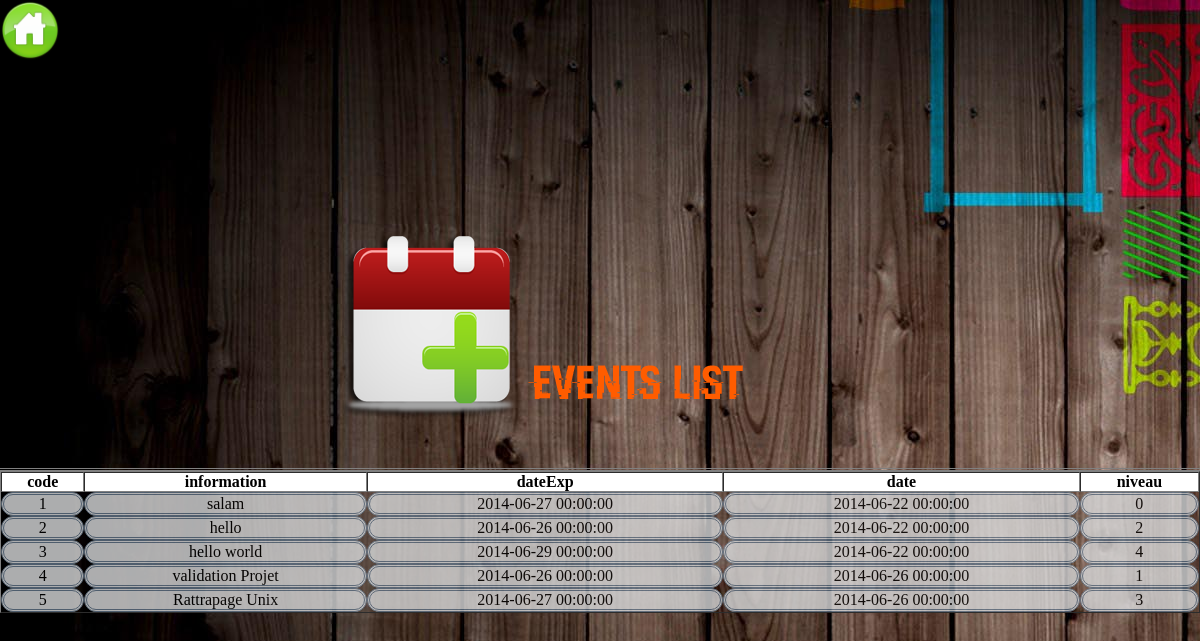
The page /ProjetSi/ListeDesEvenementsComputer.php on the database its author committed.
### tables this page shows
CREATE TABLE `evenement` (
  `code` int(11) NOT NULL,
  `information` varchar(100) DEFAULT NULL,
  `dateExp` datetime DEFAULT NULL,
  `date` datetime DEFAULT NULL,
  `niveau` int(11) DEFAULT NULL,
  PRIMARY KEY (`code`)
);

### ProjetSi/lib/Database.php (called while the page is built, shortened)
<?php
class Database{
	private $db;
	public function Database($host,$source,$user,$password){
		$this->url="mysql:host=$host;dbname=$source";
		try{
			$this->db=new PDO($this->url,$user,$password);
		}
		catch(PDOException $e){
			echo "Erreur de connexion :" . $e->Message();
		}
	}
	public function selectAll($tablename){
		$req="SELECT * FROM $tablename";
		$rs=$this->db->query($req);
		return $rs;
	}
}

### ProjetSi/lib/View.php (the view, shortened to what this page needs)
<?php
class View{
	public function table($rs){
		echo "<table align=\"center\" border='1' width='100%' cellspacing='0' cellpadding='10'>";
		$n=$rs->columnCount();
		echo "<tr>";
		for ($i=0;$i<$n;$i++){
			$m=$rs->getColumnMeta($i);
			echo "<td align=\"center\" style='background-color:WHITE;font-weight:bold;'>"
			. $m["name"] . "</td>";
		}
		echo "</tr>";
		foreach ($rs as $row){
			echo "<tr>";
				for($i=0;$i<$n;$i++){
					echo "<td align=\"center\" class=\"container\" >" . $row[$i] . "</td>";
				}
			echo "</tr>";
			}
		echo "</table>";
	}
}

### ProjetSi/css/style.css (style rules this page uses)
body { background-color:#e3e4e5; }
.container { border: 3px double #627589; background-color: #d8d9da; border-radius: 12px; opacity: 0.8; }
* { margin: 0; padding: 0; outline: none }

### rows shown on the page
evenement: code "1", information "salam", dateExp "2014-06-27 00:00:00", date "2014-06-22 00:00:00", niveau "0"
evenement: code "2", information "hello", dateExp "2014-06-26 00:00:00", date "2014-06-22 00:00:00", niveau "2"
evenement: code "3", information "hello world", dateExp "2014-06-29 00:00:00", date "2014-06-22 00:00:00", niveau "4"
evenement: code "4", information "validation Projet", dateExp "2014-06-26 00:00:00", date "2014-06-26 00:00:00", niveau "1"
evenement: code "5", information "Rattrapage Unix", dateExp "2014-06-27 00:00:00", date "2014-06-26 00:00:00", niveau "3"

### other values the page prints
$m["name"] "code"
$m["name"] "information"
$m["name"] "dateExp"
$m["name"] "date"
$m["name"] "niveau"
